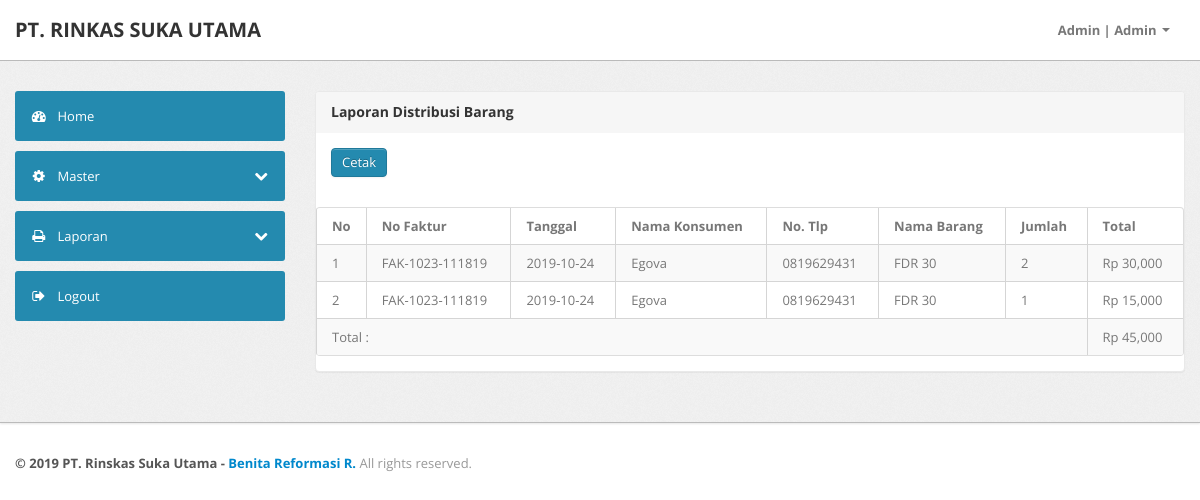
/index.php?page=data_laporan_distribusi (signed in), run on an earlier commit of the app's database.
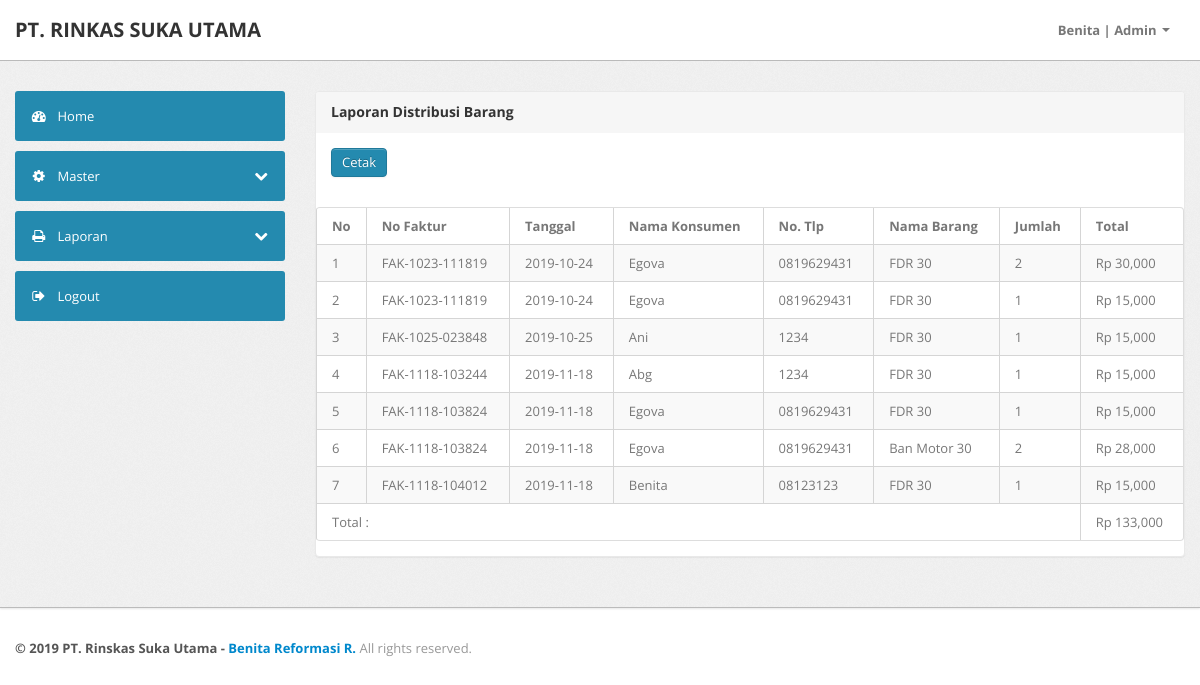
And on a later commit of the database.
### tables this page shows
CREATE TABLE `tb_barang_kel` (
  `kel_id` int(11) NOT NULL AUTO_INCREMENT,
  `pelanggan_id` int(11) NOT NULL,
  `kel_faktur` varchar(50) NOT NULL,
  `kel_tgl` date NOT NULL,
  `kel_total` int(11) DEFAULT NULL,
  PRIMARY KEY (`kel_id`)
);

CREATE TABLE `tb_pelanggan` (
  `pelanggan_id` int(11) NOT NULL AUTO_INCREMENT,
  `pelanggan_nama` varchar(50) NOT NULL,
  `pelanggan_alamat` varchar(50) NOT NULL,
  `pelanggan_tlp` varchar(50) NOT NULL,
  PRIMARY KEY (`pelanggan_id`)
);

CREATE TABLE `tb_barang` (
  `barang_id` int(11) NOT NULL AUTO_INCREMENT,
  `kategori_id` int(11) NOT NULL,
  `barang_kode` varchar(50) NOT NULL,
  `barang_nama` varchar(50) NOT NULL,
  `barang_stok` int(11) NOT NULL,
  `barang_tgl` date NOT NULL,
  `barang_sat` varchar(50) NOT NULL,
  `barang_ket` varchar(100) NOT NULL,
  `barang_jual` int(11) NOT NULL,
  `barang_beli` int(11) NOT NULL,
  PRIMARY KEY (`barang_id`)
);

CREATE TABLE `tb_detail_kel` (
  `detail_id` int(11) NOT NULL AUTO_INCREMENT,
  `kel_id` int(11) NOT NULL,
  `barang_id` int(11) NOT NULL,
  `detail_jumlah` int(11) NOT NULL,
  `detail_total` int(11) NOT NULL,
  PRIMARY KEY (`detail_id`)
);

### koneksi.php (called while the page is built, shortened)
<?php
$no   = 1;
function rupiah($angka)
{
    $hasil_rupiah = "Rp " . number_format($angka);
    return $hasil_rupiah;
}

### data_laporan_distribusi.php (the view)
<div class="span9">
    <div class="content">
        <div class="module">
            <div class="module-head">
                <h3>
                    Laporan Distribusi Barang</h3>
            </div>
            <div class="module-body">
                <a class="btn btn-primary" target="_blank" href="aksi_laporan/cetak_distribusi.php">Cetak</a>
            </div>
            <div class="module-body table">
                <table class=" table table-bordered table-striped display" width="100%">
                    <thead>
                        <tr>
                            <th width="10">
                                No
                            </th>
                            <th>
                                No Faktur
                            </th>
                            <th>
                                Tanggal
                            </th>
                            <th>
                                Nama Konsumen
                            </th>
                            <th>
                                No. Tlp
                            </th>
                            <th>
                                Nama Barang
                            </th>
                            <th>
                                Jumlah
                            </th>
                            <th>
                                Total
                            </th>
                        </tr>
                    </thead>
                    <tbody>
                        <?php
                        $total = 0;
                        $ambil = $koneksi->query("SELECT * FROM tb_barang_kel
                                    JOIN tb_detail_kel ON tb_barang_kel.kel_id=tb_detail_kel.kel_id
                                    JOIN tb_barang ON tb_detail_kel.barang_id=tb_barang.barang_id
                                    JOIN tb_pelanggan ON tb_barang_kel.pelanggan_id=tb_pelanggan.pelanggan_id");
                        while ($pecah = $ambil->fetch_object()) {
                            $total += $pecah->detail_total;
                            ?>
                            <tr class="odd gradeX">
                                <td>
                                    <?php echo $no++ ?>
                                </td>
                                <td>
                                    <?php echo $pecah->kel_faktur ?>
                                </td>
                                <td>
                                    <?php echo $pecah->kel_tgl ?>
                                </td>
                                <td>
                                    <?php echo $pecah->pelanggan_nama ?>
                                </td>
                                <td>
                                    <?php echo $pecah->pelanggan_tlp ?>
                                </td>
                                <td>
                                    <?php echo $pecah->barang_nama ?>
                                </td>
                                <td>
                                    <?php echo $pecah->detail_jumlah ?>
                                </td>
                                <td>
                                    <?php echo rupiah($pecah->detail_total) ?>
                                </td>
                            </tr>
                        <?php } ?>
                        <tr>
                            <td colspan="7">Total :</td>
                            <td colspan="1"><?php echo rupiah($total); ?></td>
                        </tr>
                    </tbody>
                </table>
            </div>
        </div>
    </div>
</div>

### index.php (shortened to what this page needs)
<?php
include('koneksi.php');
?>
<!DOCTYPE html>
<html lang="en">
<head>
    <head>
        <?php include 'components/head.php'; ?>
    </head>
<body>
    <?php include 'components/top_bar.php'; ?>
    <div class="wrapper">
        <div class="container">
            <div class="row">
                <?php include 'components/side_bar.php'; ?>
                <?php include 'conten.php'; ?>
            </div>
        </div>
    </div>
    <?php include 'components/footer.php'; ?>
</body>

### components/head.php (shortened to what this page needs)
<link type="text/css" href="assets/bootstrap/css/bootstrap.min.css" rel="stylesheet">
<link type="text/css" href="assets/bootstrap/css/bootstrap-responsive.min.css" rel="stylesheet">
<link type="text/css" href="assets/css/theme.css" rel="stylesheet">
<link type="text/css" href="assets/images/icons/css/font-awesome.css" rel="stylesheet">

### components/top_bar.php (shortened to what this page needs)
<div class="navbar navbar-fixed-top">
    <div class="navbar-inner">
        <div class="container">
                <a class="brand" href="index.php">PT. RINKAS SUKA UTAMA </a>
            <div class="nav-collapse collapse navbar-inverse-collapse">
                <ul class="nav pull-right">
                    <li class="nav-user dropdown"><a href="#" class="dropdown-toggle" data-toggle="dropdown">
                            <?php echo $_SESSION['pengguna']; ?>
                            |
                            <?php echo $_SESSION['pengguna_level']; ?>
                            <b class="caret"></b></a>
                    </li>
                </ul>
            </div>
        </div>
    </div>
</div>

### components/side_bar.php (shortened to what this page needs)
<div class="span3">
    <div class="sidebar">
        <ul class="widget widget-menu unstyled">
            <li class="active">
                <a href="index.php"><i class="menu-icon icon-dashboard"></i>Home</a>
            </li>
        </ul>
        <?php
        if ($_SESSION['pengguna_level'] == "Admin") {
            ?>
            <ul class="widget widget-menu unstyled">
                <li><a class="collapsed" data-toggle="collapse" href="#Master"><i class="menu-icon icon-cog">
                        </i><i class="icon-chevron-down pull-right"></i>Master</a>
                </li>
            </ul>
            <ul class="widget widget-menu unstyled">
                <li><a class="collapsed" data-toggle="collapse" href="#togglePages"><i class="menu-icon icon-print">
                        </i><i class="icon-chevron-down pull-right"></i>Laporan</a>
                </li>
            </ul>
        <?php } ?>
        <ul class="widget widget-menu unstyled">
            <li><a href="index.php?page=logout"><i class="menu-icon icon-signout"></i>Logout </a></li>
        </ul>
    </div>
</div>

### conten.php
<?php
if (!empty($_GET["page"])) {
    include_once($_GET["page"] . ".php");
} else {
    include "home.php";
}

### components/footer.php
<div class="footer" style="height: 5x;">
    <div class="container">
        <b class="copyright">&copy; <?php echo date('Y'); ?> PT. Rinskas Suka Utama - <span><a href="https://www.instagram.com/bntrfrmsr/" target="_blank">Benita Reformasi R.</a></span> </b>All rights reserved.
    </div>
</div>

What changed in the data, as far as the page shows it:
added tb_barang_kel: kel_faktur "FAK-1025-023848", kel_tgl "2019-10-25", pelanggan.pelanggan_nama "Ani", pelanggan.pelanggan_tlp "1234", tb_barang.barang_nama "FDR 30", tb_detail_kel.detail_jumlah "1", tb_detail_kel.detail_total "Rp 15,000"
added tb_barang_kel: kel_faktur "FAK-1118-103244", kel_tgl "2019-11-18", pelanggan.pelanggan_nama "Abg", pelanggan.pelanggan_tlp "1234", tb_barang.barang_nama "FDR 30", tb_detail_kel.detail_jumlah "1", tb_detail_kel.detail_total "Rp 15,000"
added tb_barang_kel: kel_faktur "FAK-1118-103824", kel_tgl "2019-11-18", pelanggan.pelanggan_nama "Egova", pelanggan.pelanggan_tlp "0819629431", tb_barang.barang_nama "FDR 30", tb_detail_kel.detail_jumlah "1", tb_detail_kel.detail_total "Rp 15,000", tb_barang.barang_nama "Ban Motor 30", tb_detail_kel.detail_jumlah "2", tb_detail_kel.detail_total "Rp 28,000"
added tb_barang_kel: kel_faktur "FAK-1118-104012", kel_tgl "2019-11-18", pelanggan.pelanggan_nama "Benita", pelanggan.pelanggan_tlp "08123123", tb_barang.barang_nama "FDR 30", tb_detail_kel.detail_jumlah "1", tb_detail_kel.detail_total "Rp 15,000"
Also different on the page:
$_SESSION['pengguna']: "Admin" → "Benita"
rupiah($total): "Rp 45,000" → "Rp 133,000"
